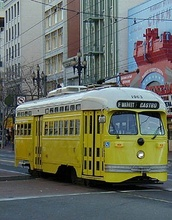
%> input picture lab4/left.jpg, 172 x 220 px, shrunk from 293 x 375 before the run
$ octave demo_stitching.m   (GNU Octave 9; MATLAB toolbox functions it lacks are replaced by stand-ins)
%> lines starting %> are read from the running program, lines starting %| are printed output that depends on the picture
### lab4/stitch.m
function [stitched] = stitch(im1, im2)
%
% Takes an image pair as input, and returns the stitched version.
%
if ndims(im1) == 3
    im1_rgb = im1;
    im1 = rgb2gray(im1);
end

if ndims(im2) == 3
    im2_rgb = im2;
    im2 = rgb2gray(im2);
end

[best_model, best_model_score, transformed_im2, new_coords] = RANSAC(im1, im2, 10, 50);

[h, w] = size(im1);
new_coords = new_coords(:, :, :) + reshape([h w], [1,1,2]);

for x = 1:size(im2, 1)
    for y = 1:size(im2, 2)
        im2_(new_coords(x, y, 1), new_coords(x, y, 2), :) = im2_rgb(x, y, :);
    end
end

stitched = imfuse(im1_rgb, im2_, 'blend');

end

### lab4/keypoint_matching.m
function [matches, f1, f2] = keypoint_matching(im1, im2, visualise)
%
% Return the keypoint matchings between two images.
%
% Args:
%   visualise - 'true' to plot the images with 50 randomly sampled correspondences
%

if ndims(im1) == 3
    im1 = rgb2gray(im1);
end

if ndims(im2) == 3
    im2 = rgb2gray(im2);
end

im1 = single(im1) ;
im2 = single(im2) ;

% Find salient points (features) and get SIFT descriptors for those
[f1, d1] = vl_sift(im1);
[f2, d2] = vl_sift(im2);

% Find correspondences between features
[matches, scores] = vl_ubcmatch(d1, d2);  % matches returns indexes of points, coordinates can then be found in f1 and f2
[~, num_matches] = size(matches);

if visualise
    figure(1)
    imshowpair(im1, im2, 'montage')
    hold on
    rand_matches = randperm(num_matches,num_matches);

    % Take a random subset of putative matches of size 50.
    % Plot the images and connect correspondences.
    for i = 1:50

        match = matches(:, rand_matches(i));

        % features vecs for both points
        im1_feat = f1(: , match(1));
        im2_feat = f2(: , match(2));

        % coordinates
        im1_feat_x = im1_feat(1);
        im1_feat_y = im1_feat(2);

        im2_feat_x = im2_feat(1) + size(im1, 2);
        im2_feat_y = im2_feat(2);

        plot1 = plot([im2_feat_x, im1_feat_x], [im2_feat_y, im1_feat_y]);
        set(plot1, 'LineWidth', 2);
    end
end

end

### lab4/RANSAC.m
function [best_model, best_model_score, transformed_im, new_coords_all] = RANSAC(im1, im2, n_samples, n_iter)

radius = 10;

[matches, f1, f2] = keypoint_matching(im1, im2, false);
num_matches = size(matches, 2);
a = -130; b = -23; % matches returns indexes of points, coordinates can then be found in f1 and f2


% Initialise A and b for all matches.
%%%%%%%%%%%%%%%%%%%%%%%%%%%%%%%%%%%%%%%%%%%%%%%%%%%%
A_total = [];
b_total = [];
for i = 1:num_matches
    match_indexes = matches(:, i);

    % features vecs for both points
    im1_feat = f1(:, match_indexes(1));
    im2_feat = f2(:, match_indexes(2));

    % coordinates
    im1_x_coord = im1_feat(1);
    im1_y_coord = im1_feat(2);

    im2_x_coord = im2_feat(1);
    im2_y_coord = im2_feat(2);

    A = [im1_x_coord im1_y_coord 0 0 1 0; 0 0 im1_x_coord im1_y_coord 0 1];

    A_total = cat(1, A_total, A);
    b_total = cat(1, b_total, [im2_x_coord im2_y_coord]);
end


% RANSAC
%%%%%%%%%%%%%%%%%%%%%%%%%%%%%%%%%%%%%%%%%%%%%%%%%%%%
best_model_score = 0;
best_model = zeros(1, 6);
best_model_A_inliers = [];
best_model_b_inliers = [];

for iter = 1:n_iter

    rand_indexes = randperm(num_matches, n_samples);
    A_sample = [];
    b_sample = [];

    for rand_i = rand_indexes
        A_sample = cat(1, A_sample, A_total([rand_i*2-1,rand_i*2] , :));
        b_sample = cat(1, b_sample, b_total(rand_i, :)');
    end

    X = pinv(A_sample) * b_sample;
    preds = A_total * X;

    n_inliers = 0;
    % Also possible to re-estimate the model based on all the inliers:
    % A_inliers = [];
    % b_inliers = [];

    for i = 1:num_matches
        match = matches(:, i);

        x_coord = f2(1, match(2));
        y_coord = f2(2, match(2));

        offset = floor(radius / 2);

        for x_offset = -offset:offset
            for y_offset = -offset:offset
                if round([preds(i*2-1); preds(i*2)]) == round([x_coord + x_offset; y_coord + y_offset])

                    n_inliers = n_inliers + 1;

                    % Also possible to re-estimate the model based on all the inliers:
                    % A_inliers = cat(1, A_inliers, A_total([i*2-1, i*2], :));
                    % b_inliers = cat(1, b_inliers, b_total(i, :)');
                    break
                end
            end
        end
    end

    if n_inliers > best_model_score
        best_model = X;
        best_model_score = n_inliers;
        % Also possible to re-estimate the model based on all the inliers:
        % best_model_A_inliers = A_inliers;
        % best_model_b_inliers = b_inliers;
    end
end

% Also possible to re-estimate the model based on all the inliers:
% final_model = pinv(best_model_A_inliers) * best_model_b_inliers;

[h,w] = size(im2);
[width, height, w_offset, h_offset] = estimate_size(h, w, best_model);
transformed_image = zeros(height, width);
new_coords_all = zeros(h, w, 2);

for x = 1:h
    for y = 1:w
        A = [x y 0 0 1 0; 0 0 x y 0 1];

        new_coords_base = round(A * best_model);
        new_coords_all(x, y, :) = new_coords_base + [a; b];
        new_coords = new_coords_base + [h_offset; w_offset];

        transformed_image(new_coords(1), new_coords(2)) = im2(x,y);
    end
end

transformed_im = uint8(transformed_image);

end

### lab4/demo_stitching.m
%
% Sticthing two images together based on RANSAC output.
%

im1 = imread('left.jpg');
%> im1 is the input picture: size 220x172x3 uint8; mean R, G, B 104.9, 110.5, 98
im2 = imread('right.jpg');
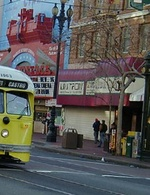
%> input picture lab4/right.jpg, 150 x 195 px, shrunk from 255 x 333 before the run
%> im2 is the input picture: size 195x150x3 uint8; mean R, G, B 90.6, 89.1, 87.1

stitched = stitch(im1, im2);
%> in stitch, `im1 = rgb2gray(im1);`:
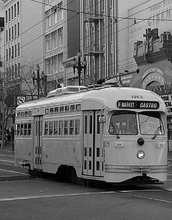
%> im1: size 220x172 uint8; min 0, max 254, mean 107.4
%> in stitch, `im2 = rgb2gray(im2);`:
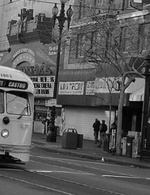
%> im2: size 195x150 uint8; min 0, max 254, mean 89.3
%> the run ends on the next line
